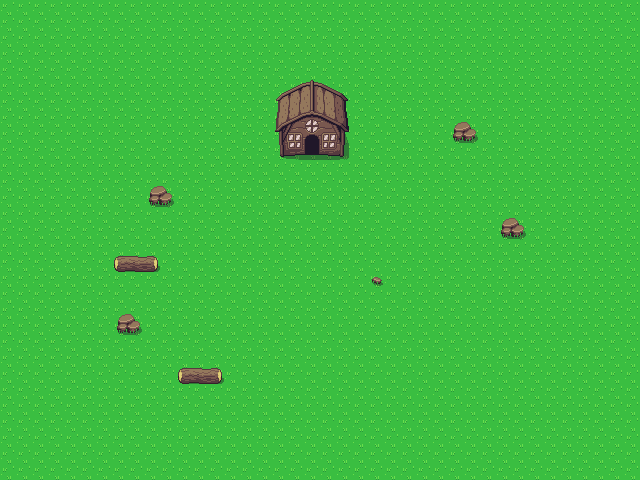

This is a level from a 2D game, rendered from its Tiled map with the project's own tilesets. A one-line summary and the complete map file follow:
An orthogonal 40x30 tile map with 16x16 px tiles, 2 tile layers (BaseTileLayer, CollisionTileLayer) and 3 objects (playerStartPosition, doorScreenTransition, npcPosition).

<map version="1.8" tiledversion="1.8.0" orientation="orthogonal" renderorder="right-down" width="40" height="30" tilewidth="16" tileheight="16" infinite="0" nextlayerid="4" nextobjectid="14">
 <tileset firstgid="1" source="OverworldTileset.tsx" />
 <layer id="1" name="BaseTileLayer" width="40" height="30">
  <data encoding="csv">
1,1,1,1,1,1,1,1,1,1,1,1,1,1,1,1,1,1,1,1,1,1,1,1,1,1,1,1,1,1,1,1,1,1,1,1,1,1,1,1,
1,1,1,1,1,1,1,1,1,1,1,1,1,1,1,1,1,1,1,1,1,1,1,1,1,1,1,1,1,1,1,1,1,1,1,1,1,1,1,1,
1,1,1,1,1,1,1,1,1,1,1,1,1,1,1,1,1,1,1,1,1,1,1,1,1,1,1,1,1,1,1,1,1,1,1,1,1,1,1,1,
1,1,1,1,1,1,1,1,1,1,1,1,1,1,1,1,1,1,1,1,1,1,1,1,1,1,1,1,1,1,1,1,1,1,1,1,1,1,1,1,
1,1,1,1,1,1,1,1,1,1,1,1,1,1,1,1,1,1,1,1,1,1,1,1,1,1,1,1,1,1,1,1,1,1,1,1,1,1,1,1,
1,1,1,1,1,1,1,1,1,1,1,1,1,1,1,1,1,1,1,1,1,1,1,1,1,1,1,1,1,1,1,1,1,1,1,1,1,1,1,1,
1,1,1,1,1,1,1,1,1,1,1,1,1,1,1,1,1,1,1,1,1,1,1,1,1,1,1,1,1,1,1,1,1,1,1,1,1,1,1,1,
1,1,1,1,1,1,1,1,1,1,1,1,1,1,1,1,1,1,1,1,1,1,1,1,1,1,1,1,1,1,1,1,1,1,1,1,1,1,1,1,
1,1,1,1,1,1,1,1,1,1,1,1,1,1,1,1,1,1,1,1,1,1,1,1,1,1,1,1,1,1,1,1,1,1,1,1,1,1,1,1,
1,1,1,1,1,1,1,1,1,1,1,1,1,1,1,1,1,1,1,1,1,1,1,1,1,1,1,1,1,1,1,1,1,1,1,1,1,1,1,1,
1,1,1,1,1,1,1,1,1,1,1,1,1,1,1,1,1,1,1,1,1,1,1,1,1,1,1,1,1,1,1,1,1,1,1,1,1,1,1,1,
1,1,1,1,1,1,1,1,1,1,1,1,1,1,1,1,1,1,1,1,1,1,1,1,1,1,1,1,1,1,1,1,1,1,1,1,1,1,1,1,
1,1,1,1,1,1,1,1,1,1,1,1,1,1,1,1,1,1,1,1,1,1,1,1,1,1,1,1,1,1,1,1,1,1,1,1,1,1,1,1,
1,1,1,1,1,1,1,1,1,1,1,1,1,1,1,1,1,1,1,1,1,1,1,1,1,1,1,1,1,1,1,1,1,1,1,1,1,1,1,1,
1,1,1,1,1,1,1,1,1,1,1,1,1,1,1,1,1,1,1,1,1,1,1,1,1,1,1,1,1,1,1,1,1,1,1,1,1,1,1,1,
1,1,1,1,1,1,1,1,1,1,1,1,1,1,1,1,1,1,1,1,1,1,1,1,1,1,1,1,1,1,1,1,1,1,1,1,1,1,1,1,
1,1,1,1,1,1,1,1,1,1,1,1,1,1,1,1,1,1,1,1,1,1,1,1,1,1,1,1,1,1,1,1,1,1,1,1,1,1,1,1,
1,1,1,1,1,1,1,1,1,1,1,1,1,1,1,1,1,1,1,1,1,1,1,1,1,1,1,1,1,1,1,1,1,1,1,1,1,1,1,1,
1,1,1,1,1,1,1,1,1,1,1,1,1,1,1,1,1,1,1,1,1,1,1,1,1,1,1,1,1,1,1,1,1,1,1,1,1,1,1,1,
1,1,1,1,1,1,1,1,1,1,1,1,1,1,1,1,1,1,1,1,1,1,1,1,1,1,1,1,1,1,1,1,1,1,1,1,1,1,1,1,
1,1,1,1,1,1,1,1,1,1,1,1,1,1,1,1,1,1,1,1,1,1,1,1,1,1,1,1,1,1,1,1,1,1,1,1,1,1,1,1,
1,1,1,1,1,1,1,1,1,1,1,1,1,1,1,1,1,1,1,1,1,1,1,1,1,1,1,1,1,1,1,1,1,1,1,1,1,1,1,1,
1,1,1,1,1,1,1,1,1,1,1,1,1,1,1,1,1,1,1,1,1,1,1,1,1,1,1,1,1,1,1,1,1,1,1,1,1,1,1,1,
1,1,1,1,1,1,1,1,1,1,1,1,1,1,1,1,1,1,1,1,1,1,1,1,1,1,1,1,1,1,1,1,1,1,1,1,1,1,1,1,
1,1,1,1,1,1,1,1,1,1,1,1,1,1,1,1,1,1,1,1,1,1,1,1,1,1,1,1,1,1,1,1,1,1,1,1,1,1,1,1,
1,1,1,1,1,1,1,1,1,1,1,1,1,1,1,1,1,1,1,1,1,1,1,1,1,1,1,1,1,1,1,1,1,1,1,1,1,1,1,1,
1,1,1,1,1,1,1,1,1,1,1,1,1,1,1,1,1,1,1,1,1,1,1,1,1,1,1,1,1,1,1,1,1,1,1,1,1,1,1,1,
1,1,1,1,1,1,1,1,1,1,1,1,1,1,1,1,1,1,1,1,1,1,1,1,1,1,1,1,1,1,1,1,1,1,1,1,1,1,1,1,
1,1,1,1,1,1,1,1,1,1,1,1,1,1,1,1,1,1,1,1,1,1,1,1,1,1,1,1,1,1,1,1,1,1,1,1,1,1,1,1,
1,1,1,1,1,1,1,1,1,1,1,1,1,1,1,1,1,1,1,1,1,1,1,1,1,1,1,1,1,1,1,1,1,1,1,1,1,1,1,1
</data>
 </layer>
 <layer id="3" name="CollisionTileLayer" width="40" height="30">
  <data encoding="csv">
0,0,0,0,0,0,0,0,0,0,0,0,0,0,0,0,0,0,0,0,0,0,0,0,0,0,0,0,0,0,0,0,0,0,0,0,0,0,0,0,
0,0,0,0,0,0,0,0,0,0,0,0,0,0,0,0,0,0,0,0,0,0,0,0,0,0,0,0,0,0,0,0,0,0,0,0,0,0,0,0,
0,0,0,0,0,0,0,0,0,0,0,0,0,0,0,0,0,0,0,0,0,0,0,0,0,0,0,0,0,0,0,0,0,0,0,0,0,0,0,0,
0,0,0,0,0,0,0,0,0,0,0,0,0,0,0,0,0,0,0,0,0,0,0,0,0,0,0,0,0,0,0,0,0,0,0,0,0,0,0,0,
0,0,0,0,0,0,0,0,0,0,0,0,0,0,0,0,0,0,0,0,0,0,0,0,0,0,0,0,0,0,0,0,0,0,0,0,0,0,0,0,
0,0,0,0,0,0,0,0,0,0,0,0,0,0,0,0,0,7,8,9,10,11,0,0,0,0,0,0,0,0,0,0,0,0,0,0,0,0,0,0,
0,0,0,0,0,0,0,0,0,0,0,0,0,0,0,0,0,47,48,49,50,51,0,0,0,0,0,0,0,0,0,0,0,0,0,0,0,0,0,0,
0,0,0,0,0,0,0,0,0,0,0,0,0,0,0,0,0,87,88,89,90,91,0,0,0,0,0,0,45,46,0,0,0,0,0,0,0,0,0,0,
0,0,0,0,0,0,0,0,0,0,0,0,0,0,0,0,0,127,128,129,130,131,0,0,0,0,0,0,85,86,0,0,0,0,0,0,0,0,0,0,
0,0,0,0,0,0,0,0,0,0,0,0,0,0,0,0,0,167,168,169,170,171,0,0,0,0,0,0,0,0,0,0,0,0,0,0,0,0,0,0,
0,0,0,0,0,0,0,0,0,0,0,0,0,0,0,0,0,0,0,0,0,0,0,0,0,0,0,0,0,0,0,0,0,0,0,0,0,0,0,0,
0,0,0,0,0,0,0,0,0,45,46,0,0,0,0,0,0,0,0,0,0,0,0,0,0,0,0,0,0,0,0,0,0,0,0,0,0,0,0,0,
0,0,0,0,0,0,0,0,0,85,86,0,0,0,0,0,0,0,0,0,0,0,0,0,0,0,0,0,0,0,0,0,0,0,0,0,0,0,0,0,
0,0,0,0,0,0,0,0,0,0,0,0,0,0,0,0,0,0,0,0,0,0,0,0,0,0,0,0,0,0,0,45,46,0,0,0,0,0,0,0,
0,0,0,0,0,0,0,0,0,0,0,0,0,0,0,0,0,0,0,0,0,0,0,0,0,0,0,0,0,0,0,85,86,0,0,0,0,0,0,0,
0,0,0,0,0,0,0,0,0,0,0,0,0,0,0,0,0,0,0,0,0,0,0,0,0,0,0,0,0,0,0,0,0,0,0,0,0,0,0,0,
0,0,0,0,0,0,0,204,205,206,0,0,0,0,0,0,0,0,0,0,0,0,0,0,0,0,0,0,0,0,0,0,0,0,0,0,0,0,0,0,
0,0,0,0,0,0,0,0,0,0,0,0,0,0,0,0,0,0,0,0,0,0,0,207,0,0,0,0,0,0,0,0,0,0,0,0,0,0,0,0,
0,0,0,0,0,0,0,0,0,0,0,0,0,0,0,0,0,0,0,0,0,0,0,0,0,0,0,0,0,0,0,0,0,0,0,0,0,0,0,0,
0,0,0,0,0,0,0,45,46,0,0,0,0,0,0,0,0,0,0,0,0,0,0,0,0,0,0,0,0,0,0,0,0,0,0,0,0,0,0,0,
0,0,0,0,0,0,0,85,86,0,0,0,0,0,0,0,0,0,0,0,0,0,0,0,0,0,0,0,0,0,0,0,0,0,0,0,0,0,0,0,
0,0,0,0,0,0,0,0,0,0,0,0,0,0,0,0,0,0,0,0,0,0,0,0,0,0,0,0,0,0,0,0,0,0,0,0,0,0,0,0,
0,0,0,0,0,0,0,0,0,0,0,0,0,0,0,0,0,0,0,0,0,0,0,0,0,0,0,0,0,0,0,0,0,0,0,0,0,0,0,0,
0,0,0,0,0,0,0,0,0,0,0,204,205,206,0,0,0,0,0,0,0,0,0,0,0,0,0,0,0,0,0,0,0,0,0,0,0,0,0,0,
0,0,0,0,0,0,0,0,0,0,0,0,0,0,0,0,0,0,0,0,0,0,0,0,0,0,0,0,0,0,0,0,0,0,0,0,0,0,0,0,
0,0,0,0,0,0,0,0,0,0,0,0,0,0,0,0,0,0,0,0,0,0,0,0,0,0,0,0,0,0,0,0,0,0,0,0,0,0,0,0,
0,0,0,0,0,0,0,0,0,0,0,0,0,0,0,0,0,0,0,0,0,0,0,0,0,0,0,0,0,0,0,0,0,0,0,0,0,0,0,0,
0,0,0,0,0,0,0,0,0,0,0,0,0,0,0,0,0,0,0,0,0,0,0,0,0,0,0,0,0,0,0,0,0,0,0,0,0,0,0,0,
0,0,0,0,0,0,0,0,0,0,0,0,0,0,0,0,0,0,0,0,0,0,0,0,0,0,0,0,0,0,0,0,0,0,0,0,0,0,0,0,
0,0,0,0,0,0,0,0,0,0,0,0,0,0,0,0,0,0,0,0,0,0,0,0,0,0,0,0,0,0,0,0,0,0,0,0,0,0,0,0
</data>
 </layer>
 <objectgroup id="2" name="InteractionTiles">
  <object id="1" name="playerStartPosition" x="304" y="208" width="16" height="16" />
  <object id="2" name="doorScreenTransition" x="304" y="144" width="16" height="16">
   <properties>
    <property name="doorTile" type="bool" value="true" />
   </properties>
  </object>
  <object id="5" name="npcPosition" x="368" y="272" width="16" height="16" />
 </objectgroup>
</map>
